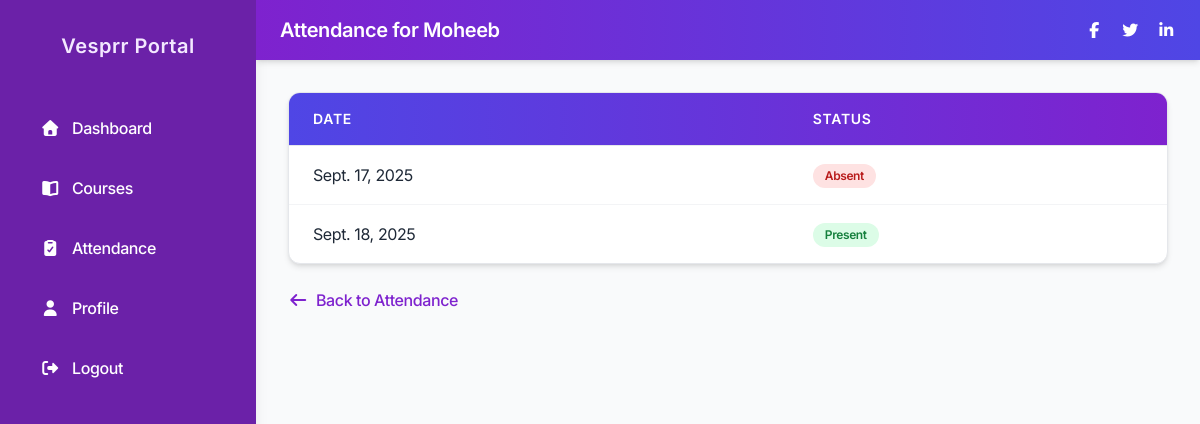
Screenshot of /attendance/1/ with the database file from the repository.
### core/models.py (models this page shows, shortened)
class Attendance(models.Model):
	student = models.ForeignKey(Student, on_delete=models.CASCADE)
	date = models.DateField()
	status = models.CharField(max_length=10, choices=[('Present', 'Present'), ('Absent', 'Absent')])

### core/views.py (the view)
# urls.py: path('attendance/<int:student_id>/', views.student_attendance_detail, name='student_attendance_detail'),
def student_attendance_detail(request, student_id):
    student = get_object_or_404(Student, id=student_id)
    records = Attendance.objects.filter(student=student).order_by('date')
    return render(request, 'student_attendance_detail.html', {
        'student': student,
        'records': records,
        'page_title': f"Attendance for {student.name}",
    })

### templates/student_attendance_detail.html (shortened to what this page needs)
{% extends "base.html" %}
{% block content %}
<div class="w-full mx-auto px-4 sm:px-6 lg:px-8 py-8">
  <div class="bg-white shadow-md rounded-xl overflow-hidden border border-gray-200">
    <div class="overflow-x-auto">
      <table class="min-w-full divide-y divide-gray-200">
        <thead>
          <tr class="bg-table-row text-white">
            <th class="py-4 px-6 text-left font-semibold uppercase text-sm tracking-wider">
              Date
            </th>
            <th class="py-4 px-6 text-left font-semibold uppercase text-sm tracking-wider">
              Status
            </th>
          </tr>
        </thead>
        <tbody class="divide-y divide-gray-100">
          {% for record in records %}
            <tr class="hover:bg-gray-50 transition-colors">
              <td class="py-4 px-6 text-gray-800">{{ record.date }}</td>
              <td class="py-4 px-6">
                {% if record.status == 'Present' %}
                  <span class="inline-flex items-center px-3 py-1 rounded-full text-xs font-semibold bg-green-100 text-green-700">
                    Present
                  </span>
                {% else %}
                  <span class="inline-flex items-center px-3 py-1 rounded-full text-xs font-semibold bg-red-100 text-red-700">
                    Absent
                  </span>
                {% endif %}
              </td>
            </tr>
          {% empty %}
            <tr>
              <td colspan="2" class="py-6 px-6 text-center text-gray-500">
                No attendance records found.
              </td>
            </tr>
          {% endfor %}
        </tbody>
      </table>
    </div>
  </div>
  <div class="mt-6">
    <a href="{% url 'attendance' %}"
       class="inline-flex items-center text-purple-700 font-medium hover:underline">
      <i class="fas fa-arrow-left mr-2"></i> Back to Attendance
    </a>
  </div>
</div>
{% endblock %}

### templates/base.html (style rules this page uses)
* { box-sizing: border-box; }
body { font-family: "Inter", sans-serif; letter-spacing: -0.025em; }

### rows the page displays
Attendance: date "Sept. 17, 2025", status "Absent"
Attendance: date "Sept. 18, 2025", status "Present"

### other values shown
{{ page_title|default:'Dashboard' }} "Attendance for Moheeb"
